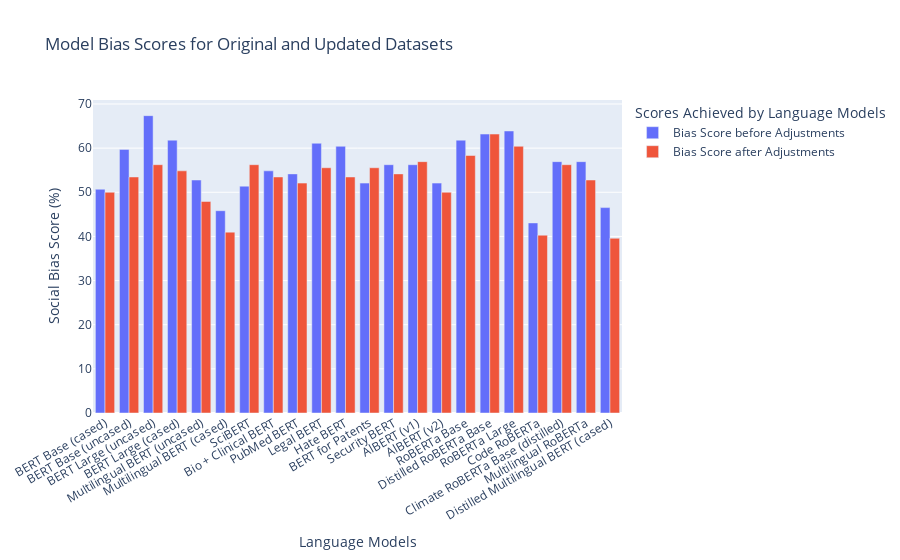

Here is the notebook cell this chart was saved with:
### Code cell
fig = px.bar(
    model_scores_df, 
    x="Model Name", 
    y=["Bias Score before Adjustments", "Bias Score after Adjustments"],
    barmode = 'group',
    hover_name = model_scores_df["Model Name"], 
    title = "Model Bias Scores for Original and Updated Datasets")

fig.update_layout(
    barmode='group',
    xaxis=dict(title="Language Models"),
    yaxis=dict(title="Social Bias Score (%)"), 
    xaxis_tickangle=-30,
    legend=dict(title="Scores Achieved by Language Models"))

fig.show()

### Figure 1 — Plotly figure (JSON) as saved in the notebook; plotly's stock layout.template omitted (floating-point values rounded to 4 significant figures)
{"data": [{"alignmentgroup": "True", "hovertemplate": "<b>%{hovertext}</b><br><br>variable=Bias Score before Adjustments<br>Model Name=%{x}<br>value=%{y}<extra></extra>", "hovertext": ["BERT Base (cased)", "BERT Base (uncased)", "BERT Large (uncased)", "BERT Large (cased)", "Multilingual BERT (uncased)", "Multilingual BERT (cased)", "SciBERT", "Bio + Clinical BERT", "PubMed BERT", "Legal BERT", "Hate BERT", "BERT for Patents", "Security BERT", "AlBERT (v1)", "AlBERT (v2)", "RoBERTa Base", "Distilled RoBERTa Base", "RoBERTa Large", "Code RoBERTa", "Climate RoBERTa Base (distilled)", "Multilingual RoBERTa", "Distilled Multilingual BERT (cased)"], "legendgroup": "Bias Score before Adjustments", "marker": {"color": "#636efa", "pattern": {"shape": ""}}, "name": "Bias Score before Adjustments", "offsetgroup": "Bias Score before Adjustments", "orientation": "v", "showlegend": true, "textposition": "auto", "type": "bar", "x": ["BERT Base (cased)", "BERT Base (uncased)", "BERT Large (uncased)", "BERT Large (cased)", "Multilingual BERT (uncased)", "Multilingual BERT (cased)", "SciBERT", "Bio + Clinical BERT", "PubMed BERT", "Legal BERT", "Hate BERT", "BERT for Patents", "Security BERT", "AlBERT (v1)", "AlBERT (v2)", "RoBERTa Base", "Distilled RoBERTa Base", "RoBERTa Large", "Code RoBERTa", "Climate RoBERTa Base (distilled)", "Multilingual RoBERTa", "Distilled Multilingual BERT (cased)"], "xaxis": "x", "y": [50.69, 59.72, 67.36, 61.81, 52.78, 45.83, 51.39, 54.86, 54.17, 61.11, 60.42, 52.08, 56.25, 56.25, 52.08, 61.81, 63.19, 63.89, 43.06, 56.94, 56.94, 46.53], "yaxis": "y"}, {"alignmentgroup": "True", "hovertemplate": "<b>%{hovertext}</b><br><br>variable=Bias Score after Adjustments<br>Model Name=%{x}<br>value=%{y}<extra></extra>", "hovertext": ["BERT Base (cased)", "BERT Base (uncased)", "BERT Large (uncased)", "BERT Large (cased)", "Multilingual BERT (uncased)", "Multilingual BERT (cased)", "SciBERT", "Bio + Clinical BERT", "PubMed BERT", "Legal BERT", "Hate BERT", "BERT for Patents", "Security BERT", "AlBERT (v1)", "AlBERT (v2)", "RoBERTa Base", "Distilled RoBERTa Base", "RoBERTa Large", "Code RoBERTa", "Climate RoBERTa Base (distilled)", "Multilingual RoBERTa", "Distilled Multilingual BERT (cased)"], "legendgroup": "Bias Score after Adjustments", "marker": {"color": "#EF553B", "pattern": {"shape": ""}}, "name": "Bias Score after Adjustments", "offsetgroup": "Bias Score after Adjustments", "orientation": "v", "showlegend": true, "textposition": "auto", "type": "bar", "x": ["BERT Base (cased)", "BERT Base (uncased)", "BERT Large (uncased)", "BERT Large (cased)", "Multilingual BERT (uncased)", "Multilingual BERT (cased)", "SciBERT", "Bio + Clinical BERT", "PubMed BERT", "Legal BERT", "Hate BERT", "BERT for Patents", "Security BERT", "AlBERT (v1)", "AlBERT (v2)", "RoBERTa Base", "Distilled RoBERTa Base", "RoBERTa Large", "Code RoBERTa", "Climate RoBERTa Base (distilled)", "Multilingual RoBERTa", "Distilled Multilingual BERT (cased)"], "xaxis": "x", "y": [50, 53.47, 56.25, 54.86, 47.92, 40.97, 56.25, 53.47, 52.08, 55.56, 53.47, 55.56, 54.17, 56.94, 50, 58.33, 63.19, 60.42, 40.28, 56.25, 52.78, 39.58], "yaxis": "y"}], "layout": {"barmode": "group", "legend": {"title": {"text": "Scores Achieved by Language Models"}, "tracegroupgap": 0}, "title": {"text": "Model Bias Scores for Original and Updated Datasets"}, "xaxis": {"anchor": "y", "domain": [0, 1], "tickangle": -30, "title": {"text": "Language Models"}}, "yaxis": {"anchor": "x", "domain": [0, 1], "title": {"text": "Social Bias Score (%)"}}}}
